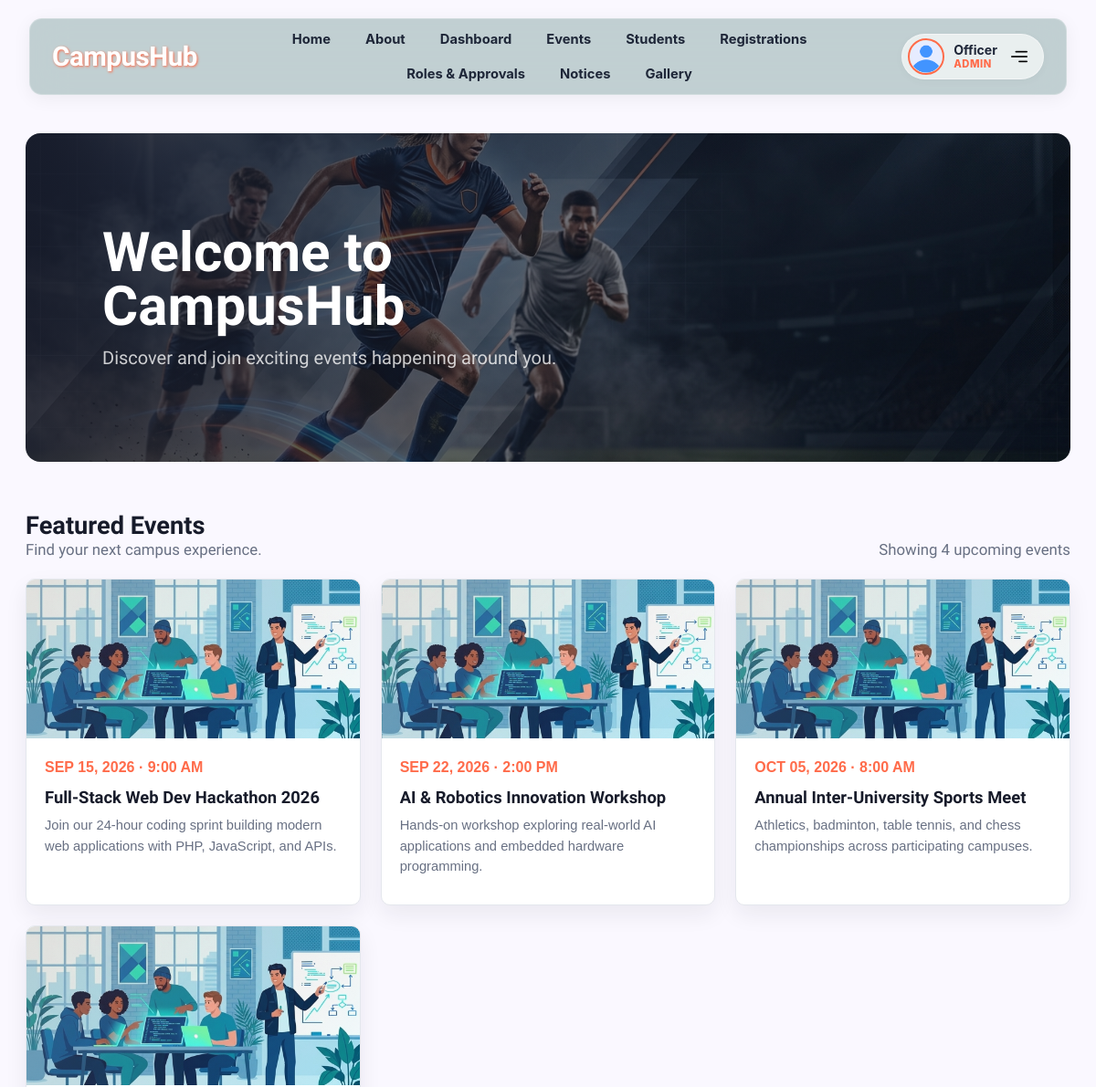
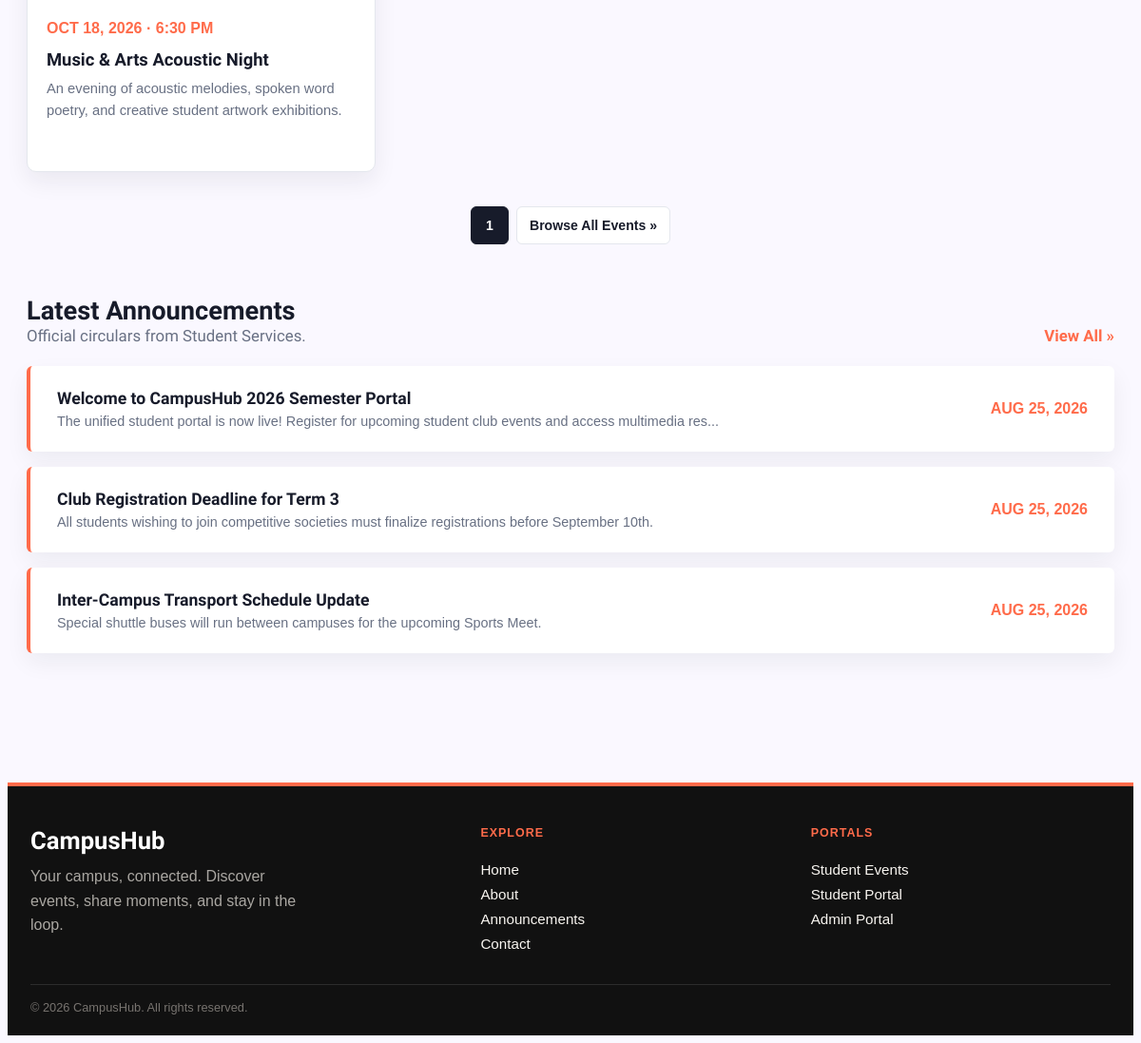
The page / (signed in) on the database its author committed (2 pictures, top to bottom).
### tables this page shows
CREATE TABLE IF NOT EXISTS `events` (
  `event_id` INT AUTO_INCREMENT PRIMARY KEY,
  `title` VARCHAR(255) NOT NULL,
  `description` TEXT NOT NULL,
  `category` VARCHAR(50) NOT NULL DEFAULT 'Workshop',
  `club_name` VARCHAR(100) NOT NULL DEFAULT 'CampusHub General',
  `event_date` DATE NOT NULL,
  `event_time` TIME NOT NULL,
  `location` VARCHAR(255) NOT NULL,
  `max_participants` INT NOT NULL DEFAULT 50,
  `banner_image` VARCHAR(255) NULL,
  `meta_data` JSON NULL,
  `status` ENUM('upcoming', 'completed', 'cancelled') DEFAULT 'upcoming',
  `created_at` TIMESTAMP DEFAULT CURRENT_TIMESTAMP
);

CREATE TABLE IF NOT EXISTS `announcements` (
  `announcement_id` INT AUTO_INCREMENT PRIMARY KEY,
  `title` VARCHAR(255) NOT NULL,
  `content` TEXT NOT NULL,
  `category` VARCHAR(50) NOT NULL DEFAULT 'General',
  `priority` ENUM('low', 'medium', 'high', 'urgent') DEFAULT 'medium',
  `admin_admin_id` INT NULL,
  `meta_data` JSON NULL,
  `created_at` TIMESTAMP DEFAULT CURRENT_TIMESTAMP,
  CONSTRAINT `fk_announcements_admin` FOREIGN KEY (`admin_admin_id`) REFERENCES `admin` (`admin_id`) ON DELETE SET NULL
);

### includes/db.php (called while the page is built, shortened)
<?php
class Database
{
  private static $connection = null;
  public static function getConnection()
  {
    if (self::$connection === null) {
      $conn = @new mysqli(DB_HOST, DB_USER, DB_PASS, DB_NAME, 3306);
      $conn->set_charset("utf8mb4");
      self::$connection = $conn;
    }
    return self::$connection;
  }
  public static function search($query, $types = null, $params = [])
  {
    $conn = self::getConnection();
    $statement = $conn->prepare($query);
    $statement->execute();
    $result = $statement->get_result();
    return $result;
  }
}

### index.php (the view, shortened to what this page needs)
<?php
require_once 'includes/header.php';
require_once 'includes/db.php';
$events = [];
$events_result = Database::search("SELECT * FROM events WHERE status = 'upcoming' ORDER BY event_date ASC LIMIT 6");
if ($events_result && $events_result->num_rows > 0) {
    while ($row = $events_result->fetch_assoc()) {
        $events[] = $row;
    }
}
$announcements = [];
$ann_result = Database::search("SELECT * FROM announcements ORDER BY created_at DESC LIMIT 3");
if ($ann_result && $ann_result->num_rows > 0) {
    while ($row = $ann_result->fetch_assoc()) {
        $announcements[] = $row;
    }
}
?>
<main class="page-container">
  <section class="hero">
    <div class="hero-content">
      <h1>Welcome to CampusHub</h1>
      <p>Discover and join exciting events happening around you.</p>
    </div>
  </section>
  <section class="content-section" aria-labelledby="featured-events-title">
    <div class="section-heading">
      <div>
        <h2 id="featured-events-title">Featured Events</h2>
        <p>Find your next campus experience.</p>
      </div>
      <p>Showing <?php echo count($events); ?> upcoming events</p>
    </div>
    <?php if (!empty($events)): ?>
      <div class="event-container">
        <?php foreach ($events as $event): ?>
          <?php
            $formatted_date = date('M d, Y', strtotime($event['event_date']));
            $formatted_time = date('g:i A', strtotime($event['event_time']));
          ?>
          <a href="student/event_details.php?id=<?php echo htmlspecialchars($event['event_id']); ?>" class="event-card">
            <div class="img-container"></div>
            <div class="event-info">
              <p class="event-meta"><?php echo strtoupper($formatted_date); ?> · <?php echo $formatted_time; ?></p>
              <h3><?php echo htmlspecialchars($event['title']); ?></h3>
              <p><?php echo htmlspecialchars(mb_strimwidth($event['description'], 0, 95, '...')); ?></p>
            </div>
          </a>
        <?php endforeach; ?>
      </div>
      <nav class="pagination-container" aria-label="Event pages">
        <a class="page-link active" href="index.php">1</a>
        <a class="page-link" href="student/events.php">Browse All Events &raquo;</a>
      </nav>
    <?php endif; ?>
  </section>
  <section class="content-section" aria-labelledby="latest-announcement-title">
    <div class="section-heading">
      <div>
        <h2 id="latest-announcement-title">Latest Announcements</h2>
        <p>Official circulars from Student Services.</p>
      </div>
      <p><a href="announcements.php" style="color: var(--coral); text-decoration: none; font-weight: bold;">View All &raquo;</a></p>
    </div>
    <?php if (!empty($announcements)): ?>
      <?php foreach ($announcements as $ann): ?>
        <?php $ann_date = date('M d, Y', strtotime($ann['created_at'])); ?>
        <article class="announcement">
          <div>
            <h3><?php echo htmlspecialchars($ann['title']); ?></h3>
            <p><?php echo htmlspecialchars(mb_strimwidth($ann['content'], 0, 110, '...')); ?></p>
          </div>
          <span class="announcement-date"><?php echo strtoupper($ann_date); ?></span>
        </article>
      <?php endforeach; ?>
    <?php endif; ?>
  </section>
</main>
<?php
require_once 'includes/footer.php';
?>

### assets/css/style.css (style rules this page uses)
body { background-color: #faf8ff; font-family: 'Archivo Black', sans-serif; }

### index.php (style rules this page uses)
.page-container { --ink: #171b2a; --muted: #687083; --line: #e4e7ed; --coral: #FF6B4A; width: 100%; padding: 0 20px 64px; box-sizing: border-box; }
.hero, .content-section { width: 100%; max-width: 1200px; margin-right: auto; margin-left: auto; }
.hero { position: relative; display: flex; align-items: center; min-height: 360px; margin-top: 42px; padding: 56px clamp(28px, 7vw, 92px); box-sizing: border-box; overflow: hidden; border-radius: 16px; background: linear-gradient(110deg, rgba(23, 27, 42, .92), rgba(23, 27, 42, .26)), url('assets/images/hero1.jpg') center / cover; }
.hero-content { position: relative; z-index: 1; max-width: 620px; color: #ffffff; }
.hero-content h1 { margin: 0 0 14px; font-size: clamp(2.2rem, 5vw, 4.5rem); line-height: .98; }
.hero-content p { max-width: 500px; margin: 0; color: rgba(255, 255, 255, .78); font-family: Cabin Sketch, cursive; font-size: 1.25rem; }
.content-section { margin-top: 54px; }
.section-heading { display: flex; align-items: end; justify-content: space-between; gap: 20px; margin-bottom: 22px; }
.section-heading h2 { margin: 0; color: var(--ink); font-size: 1.7rem; }
.section-heading p { margin: 0; color: var(--muted); font-family: Cabin Sketch, cursive; font-size: 1.05rem; }
.event-container { display: grid; grid-template-columns: repeat(3, minmax(0, 1fr)); gap: 22px; }
.event-card { display: flex; min-height: 356px; flex-direction: column; overflow: hidden; border: 1px solid var(--line); border-radius: 10px; background: #ffffff; box-shadow: 0 10px 24px rgba(23, 27, 42, .07); transition: transform .2s ease, box-shadow .2s ease; text-decoration: none; }
.img-container { min-height: 174px; background: linear-gradient(135deg, rgba(255, 107, 74, .18), transparent), url('assets/images/events/tech_coding_work_shop.jpg') center / cover; }
.event-info { display: flex; flex: 1; flex-direction: column; padding: 20px; }
.event-info h3 { margin: 0 0 9px; color: var(--ink); font-size: 1.15rem; }
.event-info p { margin: 0; color: var(--muted); font-family: sans-serif; font-size: .92rem; line-height: 1.55; }
.event-info p.event-meta { margin: 0 0 9px; color: var(--coral); font-family: cursive, sans-serif; font-size: 1rem; font-weight: 700; }
.announcement { display: flex; align-items: center; justify-content: space-between; gap: 24px; padding: 24px 28px; border-left: 4px solid var(--coral); background: #ffffff; box-shadow: 0 10px 24px rgba(23, 27, 42, .06); margin-bottom: 16px; border-radius: 6px; }
.announcement h3, .announcement p { margin: 0; }
.announcement h3 { color: var(--ink); font-size: 1.1rem; }
.announcement p { margin-top: 6px; color: var(--muted); font-family: sans-serif; font-size: .9rem; }
.announcement-date { flex: 0 0 auto; color: var(--coral); font-family: sans-serif; font-weight: 700; }
.pagination-container { display: flex; align-items: center; justify-content: center; gap: 8px; margin: 36px auto 0; width: 100%; }
.page-link { display: inline-flex; align-items: center; justify-content: center; min-width: 40px; height: 40px; padding: 0 13px; box-sizing: border-box; border: 1px solid var(--line); border-radius: 6px; background: #ffffff; color: var(--ink); font-family: sans-serif; font-size: .88rem; font-weight: 700; text-decoration: none; transition: background .2s ease, border-color .2s ease, color .2s ease; }
.page-link.active { border-color: var(--ink); background: var(--ink); color: #ffffff; cursor: default; }

### rows shown on the page
events: event_date "SEP 15, 2026", event_time "9:00 AM", title "Full-Stack Web Dev Hackathon 2026", description "Join our 24-hour coding sprint building modern web applications with PHP, JavaScript, and APIs."
events: event_date "SEP 22, 2026", event_time "2:00 PM", title "AI & Robotics Innovation Workshop", description "Hands-on workshop exploring real-world AI applications and embedded hardware programming."
events: event_date "OCT 05, 2026", event_time "8:00 AM", title "Annual Inter-University Sports Meet", description "Athletics, badminton, table tennis, and chess championships across participating campuses."
events: event_date "OCT 18, 2026", event_time "6:30 PM", title "Music & Arts Acoustic Night", description "An evening of acoustic melodies, spoken word poetry, and creative student artwork exhibitions."
announcements: title "Welcome to CampusHub 2026 Semester Portal", content "The unified student portal is now live! Register for upcoming student club events and access multimedia res...", created_at "AUG 25, 2026"
announcements: title "Club Registration Deadline for Term 3", content "All students wishing to join competitive societies must finalize registrations before September 10th.", created_at "AUG 25, 2026"
announcements: title "Inter-Campus Transport Schedule Update", content "Special shuttle buses will run between campuses for the upcoming Sports Meet.", created_at "AUG 25, 2026"

### other values the page prints
$user_name "Officer"
str_replace('_', ' ', $user_role) "ADMIN"
count($events) "4"
